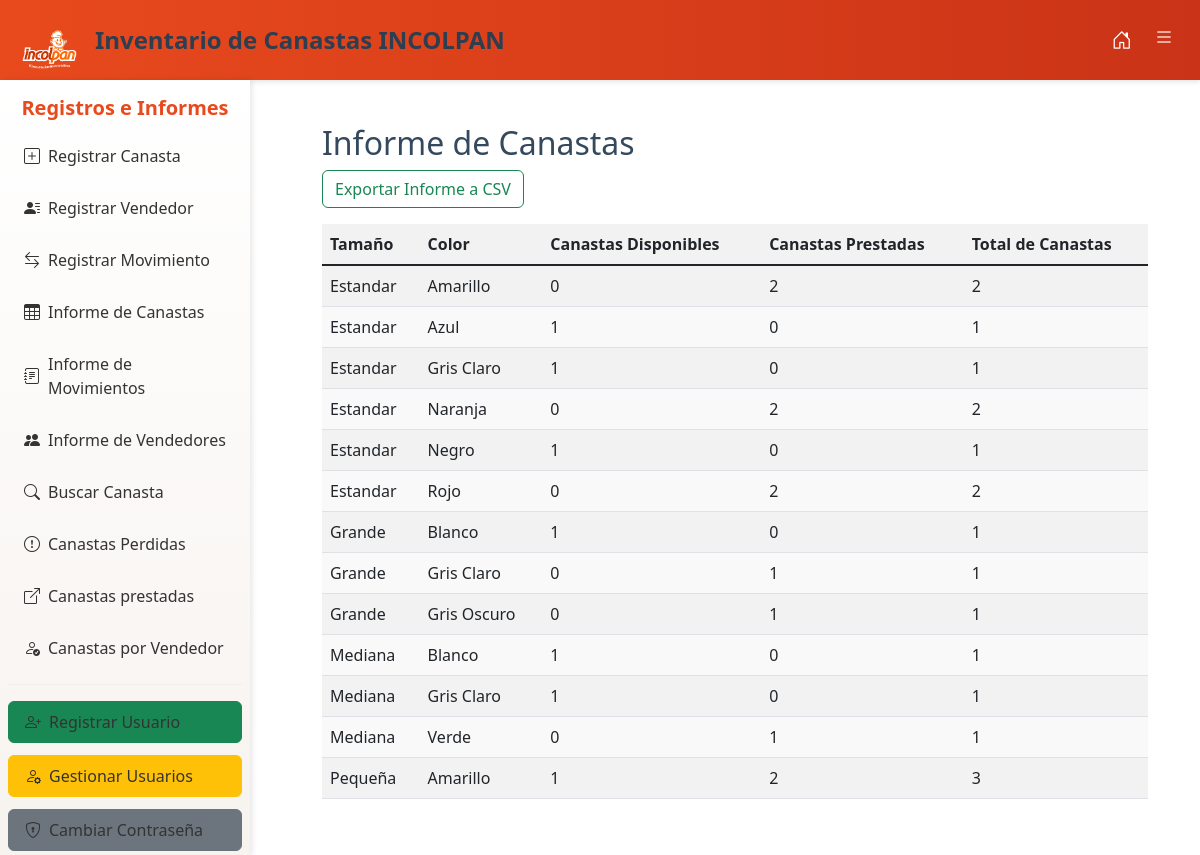
The app's page /informe_canastas (signed in) with its own data.
### tables this page shows
CREATE TABLE canastas (
    codigo_barras TEXT PRIMARY KEY,
    tamano TEXT,
    color TEXT,
    estado TEXT,
    fecha_registro TEXT,
    actualidad TEXT
);

### app.py (the view)
@app.route('/informe_canastas', methods=['GET'])
@login_required
def informe_canastas():
    try:
        conn = obtener_conexion()
        cursor = conn.cursor()
        cursor.execute('''
            SELECT tamano, color,
                SUM(CASE WHEN actualidad = 'Disponible' THEN 1 ELSE 0 END) AS disponibles,
                SUM(CASE WHEN actualidad = 'Prestada' THEN 1 ELSE 0 END) AS prestadas,
                COUNT(*) AS total
            FROM canastas
            GROUP BY tamano, color
        ''')
        canastas = cursor.fetchall()
        if not canastas:
            flash('No se encontraron canastas en el informe')
            return render_template('informe_canastas.html', canastas=canastas)
        session['canastas'] = canastas
        conn.close()
        if 'export' in request.args:
            flash("Exportación a CSV activada")
            return exportar_a_csv_canastas()
        return render_template('informe_canastas.html', canastas=canastas)
    except Exception as e:
        flash(f'Ocurrió un error al generar el informe: {e}')
        return render_template('informe_canastas.html', canastas=[])

### app.py (called while the page is built)
def obtener_conexion():
    conn = sqlite3.connect(db_path)
    return conn

def login_required(f):
    @wraps(f)
    def decorated_function(*args, **kwargs):
        if 'user_id' not in session:
            flash('Por favor, inicia sesión para continuar.')
            return redirect(url_for('login'))
        return f(*args, **kwargs)
    return decorated_function

### Templates/informe_canastas.html (shortened to what this page needs)
{% extends 'base.html' %}
{% block content %}
<div class="container mt-4">
    <h2>Informe de Canastas</h2>
    <a href="{{ url_for('informe_canastas', export=True) }}" class="btn btn-outline-success mb-3">
        Exportar Informe a CSV
    </a>
    <table class="table table-striped">
        <thead>
            <tr>
                <th>Tamaño</th>
                <th>Color</th>
                <th>Canastas Disponibles</th>
                <th>Canastas Prestadas</th>
                <th>Total de Canastas</th>
            </tr>
        </thead>
        <tbody>
            {% for canasta in canastas %}
            <tr>
                <td>{{ canasta[0] }}</td>
                <td>{{ canasta[1] }}</td>
                <td>{{ canasta[2] }}</td>
                <td>{{ canasta[3] }}</td>
                <td>{{ canasta[4] }}</td>
            </tr>
            {% endfor %}
        </tbody>
    </table>
</div>
{% endblock %}

### static/style.css (style rules this page uses)
body { font-family: Arial, sans-serif; padding: 20px; }
h2 { color: #34495e; margin-top: 30px; }

### Templates/base.html (style rules this page uses)
body { padding-top: 80px; color: #000; background-color: #fff; }
button, .btn { border-radius: 0.375rem; }
table { color: #000; }
table thead { background-color: #f2f2f2; }
table tbody tr:nth-child(even) { background-color: #f9f9f9; }

### records on screen
canastas: tamano "Estandar", color "Azul", canasta "1", canasta "0"
canastas: tamano "Estandar", color "Gris Claro", canasta "1", canasta "0"
canastas: tamano "Estandar", color "Negro", canasta "1", canasta "0"
canastas: tamano "Grande", color "Blanco", canasta "1", canasta "0"
canastas: tamano "Grande", color "Gris Claro", canasta "0", canasta "1"
canastas: tamano "Grande", color "Gris Oscuro", canasta "0", canasta "1"
canastas: tamano "Mediana", color "Blanco", canasta "1", canasta "0"
canastas: tamano "Mediana", color "Gris Claro", canasta "1", canasta "0"
canastas: tamano "Mediana", color "Verde", canasta "0", canasta "1"

### other values on screen
{{ canasta[0] }} "Estandar" "Estandar" "Estandar" "Pequeña"
{{ canasta[1] }} "Amarillo" "Naranja" "Rojo" "Amarillo"
{{ canasta[2] }} "0" "0" "0" "1"
{{ canasta[3] }} "2" "2" "2" "2"
{{ canasta[4] }} "2" "2" "2" "3"
